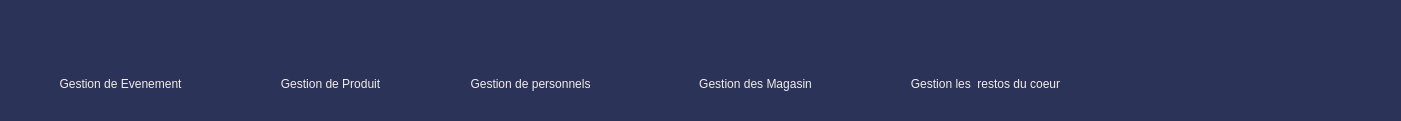
   <widget class="QFrame" name="frame_2">
    <property name="geometry">
     <rect>
      <x>-20</x>
      <y>-10</y>
      <width>1401</width>
      <height>121</height>
     </rect>
    </property>
    <property name="styleSheet">
     <string notr="true">background-color: rgb(44, 51, 89);
border-radius: 10px;
</string>
    </property>
    <property name="frameShape">
     <enum>QFrame::StyledPanel</enum>
    </property>
    <property name="frameShadow">
     <enum>QFrame::Raised</enum>
    </property>
    <widget class="QPushButton" name="pushButton_4">
     <property name="geometry">
      <rect>
       <x>540</x>
       <y>70</y>
       <width>241</width>
       <height>28</height>
      </rect>
     </property>
     <property name="styleSheet">
      <string notr="true">font:  75 24pt &quot;Times New Roman&quot;;
font: 18pt &quot;Times New Roman&quot;;
color: rgb(242, 237, 228);</string>
     </property>
     <property name="text">
      <string/>
     </property>
    </widget>
    <widget class="QPushButton" name="pushButton_8">
     <property name="geometry">
      <rect>
       <x>830</x>
       <y>70</y>
       <width>311</width>
       <height>28</height>
      </rect>
     </property>
     <property name="styleSheet">
      <string notr="true">color: rgb(242, 237, 228);
font: 9pt &quot;Myanmar Text&quot;;</string>
     </property>
     <property name="text">
      <string>Gestion les  restos du coeur</string>
     </property>
    </widget>
    <widget class="QPushButton" name="pushButton_9">
     <property name="geometry">
      <rect>
       <x>240</x>
       <y>70</y>
       <width>181</width>
       <height>28</height>
      </rect>
     </property>
     <property name="styleSheet">
      <string notr="true">color: rgb(242, 237, 228);
font: 9pt &quot;Myanmar Text&quot;;</string>
     </property>
     <property name="text">
      <string>Gestion de Produit</string>
     </property>
    </widget>
    <widget class="QPushButton" name="pushButton_14">
     <property name="geometry">
      <rect>
       <x>430</x>
       <y>70</y>
       <width>201</width>
       <height>28</height>
      </rect>
     </property>
     <property name="styleSheet">
      <string notr="true">color: rgb(242, 237, 228);
font: 9pt &quot;Myanmar Text&quot;;</string>
     </property>
     <property name="text">
      <string>Gestion de personnels</string>
     </property>
    </widget>
    <widget class="QPushButton" name="pushButton_22">
     <property name="geometry">
      <rect>
       <x>660</x>
       <y>70</y>
       <width>191</width>
       <height>28</height>
      </rect>
     </property>
     <property name="styleSheet">
      <string notr="true">color: rgb(242, 237, 228);
font: 9pt &quot;Myanmar Text&quot;;</string>
     </property>
     <property name="text">
      <string>Gestion des Magasin</string>
     </property>
    </widget>
    <widget class="QPushButton" name="pushButton_23">
     <property name="geometry">
      <rect>
       <x>10</x>
       <y>70</y>
       <width>221</width>
       <height>28</height>
      </rect>
     </property>
     <property name="styleSheet">
      <string notr="true">color: rgb(242, 237, 228);
font: 9pt &quot;Myanmar Text&quot;;</string>
     </property>
     <property name="text">
      <string>Gestion de Evenement</string>
     </property>
    </widget>
   </widget>
